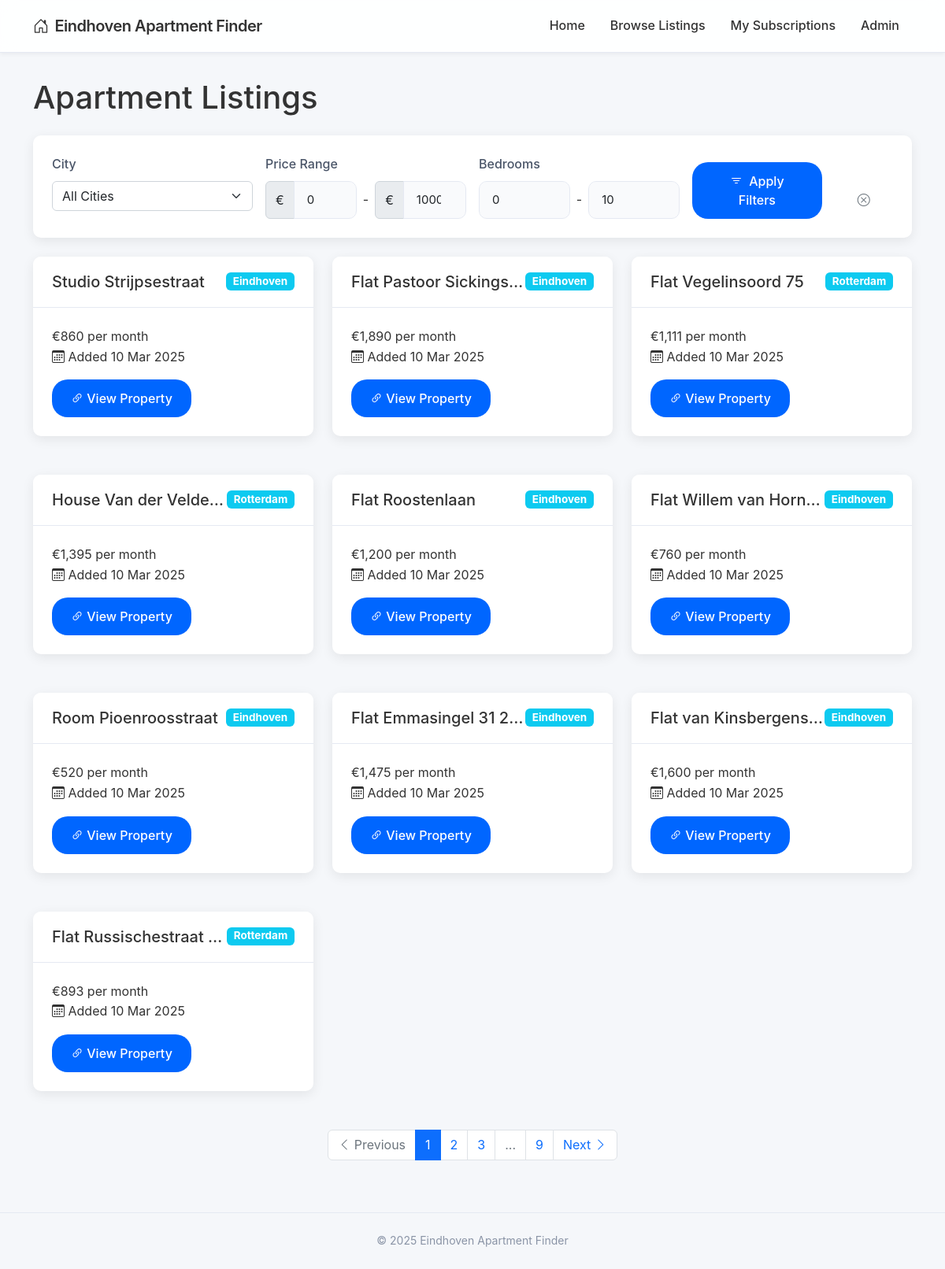
The app's page /browse_listings, older data.
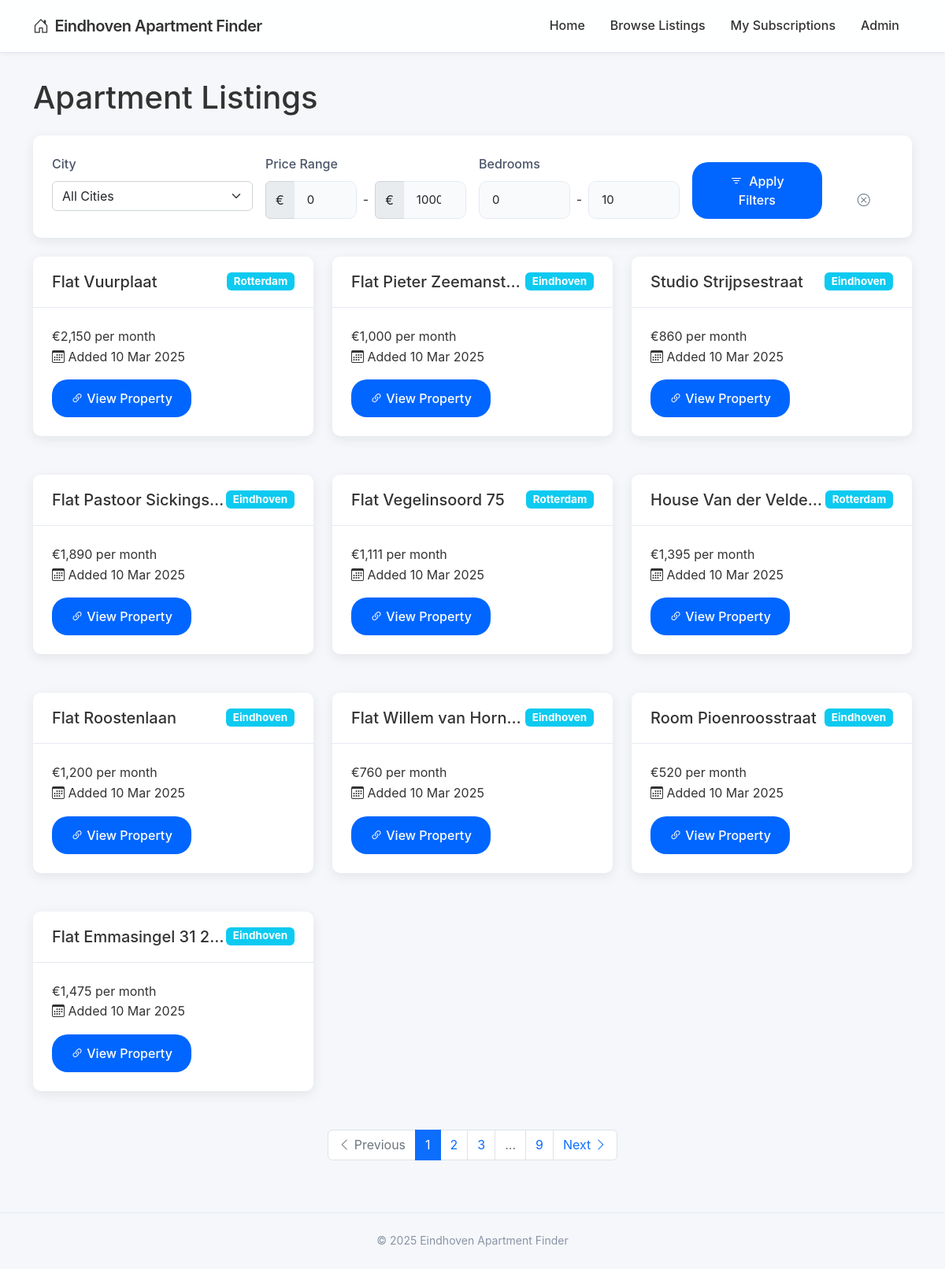
The same page, newer data.
### app/models.py (models this page shows, shortened)
class Listing(db.Model):
    id = db.Column(db.Integer, primary_key=True)
    title = db.Column(db.String(200), nullable=False)
    price = db.Column(db.Integer, nullable=False)
    price_text = db.Column(db.String(50), nullable=False)
    url = db.Column(db.String(500), nullable=False, unique=True)
    address = db.Column(db.String(200), nullable=True)
    bedrooms = db.Column(db.Integer, nullable=True)
    area = db.Column(db.Integer, nullable=True)
    specs = db.Column(db.Text, nullable=True)
    date_found = db.Column(db.DateTime, default=datetime.utcnow)
    notified = db.Column(db.Boolean, default=False)
    subscription_id = db.Column(db.Integer, db.ForeignKey('subscription.id'), nullable=True)
    city_id = db.Column(db.Integer, db.ForeignKey('city.id'), nullable=False)

class City(db.Model):
    id = db.Column(db.Integer, primary_key=True)
    name = db.Column(db.String(50), nullable=False, unique=True)
    url_name = db.Column(db.String(50), nullable=False, unique=True)  # For use in URLs
    base_url = db.Column(db.String(200), nullable=False)  # Base URL for scraping
    active = db.Column(db.Boolean, default=True)
    created_at = db.Column(db.DateTime, default=datetime.utcnow)
    subscriptions = db.relationship('Subscription', backref='city', lazy='dynamic')
    listings = db.relationship('Listing', backref='city', lazy='dynamic')

### app/routes.py (the view)
@main_bp.route('/browse_listings')
def browse_listings():
    page = request.args.get('page', 1, type=int)
    min_price = request.args.get('min_price', 0, type=int)
    max_price = request.args.get('max_price', 10000, type=int)
    min_bedrooms = request.args.get('min_bedrooms', 0, type=int)
    max_bedrooms = request.args.get('max_bedrooms', 10, type=int)
    query = Listing.query
    if min_price > 0:
        query = query.filter(Listing.price >= min_price)
    if max_price < 10000:
        query = query.filter(Listing.price <= max_price)
    if min_bedrooms > 0:
        query = query.filter(Listing.bedrooms >= min_bedrooms)
    if max_bedrooms < 10:
        query = query.filter(Listing.bedrooms <= max_bedrooms)
    listings = query.order_by(Listing.date_found.desc()).paginate(
        page=page, per_page=10, error_out=False)
    return render_template('listings.html', listings=listings,
                          min_price=min_price, max_price=max_price,
                          min_bedrooms=min_bedrooms, max_bedrooms=max_bedrooms)

### app/routes.py (called while the page is built)
@main_bp.before_request
def before_request():
    g.now = datetime.now()

### app/templates/listings.html (shortened to what the changed rows need)
{% extends "base.html" %}
{% block content %}
<div class="row">
    <div class="col-md-12">
        <h1 class="mb-4">Apartment Listings</h1>
        {% if listings.items %}
            <div class="row">
                {% for listing in listings.items %}
                    <div class="col-md-6 col-lg-4 mb-4">
                        <div class="card listing-card">
                            <div class="card-header">
                                <span class="badge bg-info float-end">{{ listing.city.name }}</span>
                                <h5 class="card-title mb-0 text-truncate">{{ listing.title }}</h5>
                            </div>
                            <div class="card-body">
                                <div class="listing-price">{{ listing.price_text }}</div>
                                <div class="listing-date">
                                    <i class="bi bi-calendar3"></i> Added {{ listing.date_found.strftime('%d %b %Y') }}
                                </div>
                                <a href="{{ listing.url }}" target="_blank" class="btn btn-primary mt-3">
                                    <i class="bi bi-link-45deg"></i> View Property
                                </a>
                            </div>
                        </div>
                    </div>
                {% endfor %}
            </div>
            <nav aria-label="Listings pagination">
                <ul class="pagination justify-content-center">
                    {% for page_num in listings.iter_pages(left_edge=1, right_edge=1, left_current=1, right_current=2) %}
                        {% if page_num %}
                            {% if page_num == listings.page %}
                                <li class="page-item active">
                                    <span class="page-link">{{ page_num }}</span>
                                </li>
                            {% else %}
                                <li class="page-item">
                                    <a class="page-link" href="{{ url_for('main.browse_listings', page=page_num, min_price=min_price, max_price=max_price, min_bedrooms=min_bedrooms, max_bedrooms=max_bedrooms, city_id=city_id) }}">{{ page_num }}</a>
                                </li>
                            {% endif %}
                        {% else %}
                            <li class="page-item disabled">
                                <span class="page-link">...</span>
                            </li>
                        {% endif %}
                    {% endfor %}
                </ul>
            </nav>
        {% else %}
            <div class="alert alert-info">
                <i class="bi bi-info-circle me-2"></i> No listings found matching your criteria.
            </div>
        {% endif %}
    </div>
</div>
{% endblock %}

Row changes from the older to the newer data that the page shows:
no longer on this page (row unchanged): Listing: city.name "Eindhoven", title "Flat van Kinsbergens…", price_text "€1,600 per month", date_found "10 Mar 2025"
no longer on this page (row unchanged): Listing: city.name "Rotterdam", title "Flat Russischestraat…", price_text "€893 per month", date_found "10 Mar 2025"
added Listing: city.name "Rotterdam", title "Flat Vuurplaat", price_text "€2,150 per month", date_found "10 Mar 2025"
added Listing: city.name "Eindhoven", title "Flat Pieter Zeemanst…", price_text "€1,000 per month", date_found "10 Mar 2025"
